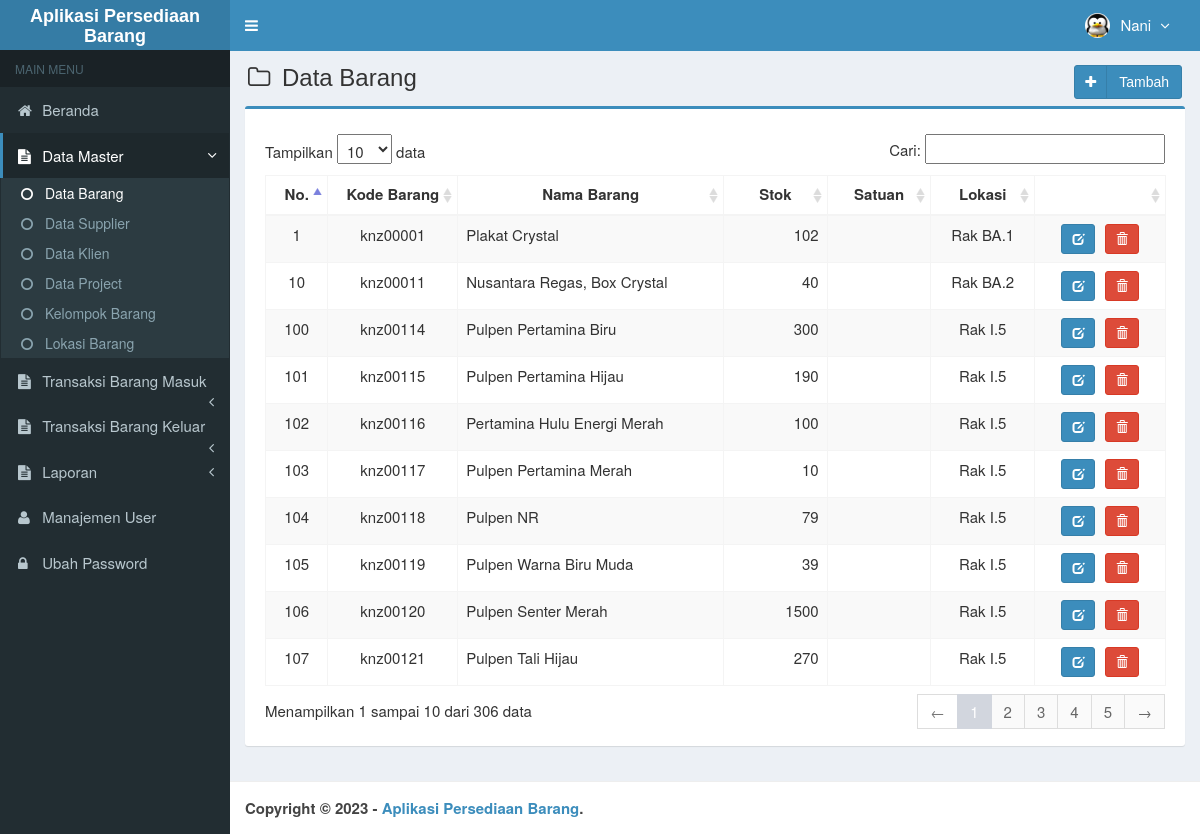
/main.php?module=barang (signed in), run on the app's committed database.
### tables this page shows
CREATE TABLE `is_users` (
  `id_user` int(3) NOT NULL,
  `username` varchar(50) NOT NULL,
  `nama_user` varchar(50) NOT NULL,
  `password` varchar(50) NOT NULL,
  `email` varchar(50) DEFAULT NULL,
  `telepon` varchar(13) DEFAULT NULL,
  `foto` varchar(100) DEFAULT NULL,
  `hak_akses` enum('Super Admin','Manajer','Gudang') NOT NULL,
  `status` enum('aktif','blokir') NOT NULL DEFAULT 'aktif',
  `created_at` timestamp NOT NULL DEFAULT current_timestamp(),
  `updated_at` timestamp NOT NULL DEFAULT current_timestamp() ON UPDATE current_timestamp()
);

CREATE TABLE `is_barang` (
  `id_barang` int(8) NOT NULL,
  `kode_barang` varchar(8) NOT NULL,
  `nama_barang` varchar(50) NOT NULL,
  `harga_beli` int(11) NOT NULL,
  `harga_jual` int(11) NOT NULL,
  `satuan` varchar(20) NOT NULL,
  `kode_kb` varchar(7) NOT NULL,
  `kode_lokasi` varchar(8) NOT NULL,
  `stok` int(11) NOT NULL,
  `keterangan` varchar(100) NOT NULL,
  `created_user` int(3) NOT NULL,
  `created_date` timestamp NOT NULL DEFAULT current_timestamp(),
  `updated_user` int(3) NOT NULL,
  `updated_date` timestamp NOT NULL DEFAULT current_timestamp() ON UPDATE current_timestamp()
);

CREATE TABLE `lokasi` (
  `id_lokasi` int(7) NOT NULL,
  `kode_lokasi` varchar(8) NOT NULL,
  `nama_lokasi` varchar(20) NOT NULL,
  `gedung` varchar(20) NOT NULL
);

### modules/barang/view.php (the view, shortened to what this page needs)
<section class="content-header">
  <h1>
    <i class="fa fa-folder-o icon-title"></i> Data Barang
    <a class="btn btn-primary btn-social pull-right" href="?module=form_barang&form=add" title="Tambah Data" data-toggle="tooltip">
      <i class="fa fa-plus"></i> Tambah
    </a>
  </h1>
</section>
<section class="content">
  <div class="row">
    <div class="col-md-12">
      <div class="box box-primary">
        <div class="box-body">
          <table id="dataTables1" class="table table-bordered table-striped table-hover">
            <thead>
              <tr>
                <th class="center">No.</th>
                <th class="center">Kode Barang</th>
                <th class="center">Nama Barang</th>
                <th class="center">Stok</th>
                <th class="center">Satuan</th>
                <th class="center">Lokasi</th>
                <th></th>
              </tr>
            </thead>
            <tbody>
            <?php
            $no = 1;
             $query = mysqli_query($mysqli, "SELECT a.kode_barang,a.nama_barang,a.stok,a.kode_lokasi,a.satuan,b.kode_lokasi,b.nama_lokasi
                                            FROM is_barang as a INNER JOIN lokasi as b ON a.kode_lokasi=b.kode_lokasi ")
                                            or die('Ada kesalahan pada query tampil Data barang Masuk: '.mysqli_error($mysqli));
            while ($data = mysqli_fetch_assoc($query)) {
              echo "<tr>
                      <td width='30' class='center'>$no</td>
                      <td width='80' class='center'>$data[kode_barang]</td>
                      <td width='180'>$data[nama_barang]</td>
                      <td width='60' align='right'>$data[stok]</td>
                      <td width='60' class='center'>$data[satuan]</td>
                      <td width='60' class='center'>$data[nama_lokasi]</td>
                      <td class='center' width='80'>
                        <div>
                          <a data-toggle='tooltip' data-placement='top' title='Ubah' style='margin-right:5px' class='btn btn-primary btn-sm' href='?module=form_barang&form=edit&id=$data[kode_barang]'>
                              <i style='color:#fff' class='glyphicon glyphicon-edit'></i>
                          </a>";
            ?>
                          <a data-toggle="tooltip" data-placement="top" title="Hapus" class="btn btn-danger btn-sm" href="modules/barang/proses.php?act=delete&id=<?php echo $data['kode_barang'];?>" onclick="return confirm('Anda yakin ingin menghapus barang <?php echo $data['nama_barang']; ?> ?');">
                              <i style="color:#fff" class="glyphicon glyphicon-trash"></i>
                          </a>
            <?php
              echo "    </div>
                      </td>
                    </tr>";
              $no++;
            }
            ?>
            </tbody>
          </table>
        </div>
      </div>
    </div>
  </div>
</section><!-- /.content

### top-menu.php (shortened to what this page needs)
<?php
require_once "config/database.php";
$query = mysqli_query($mysqli, "SELECT id_user, nama_user, foto, hak_akses FROM is_users WHERE id_user='$_SESSION[id_user]'")
                                or die('Ada kesalahan pada query tampil Manajemen User: '.mysqli_error($mysqli));
$data = mysqli_fetch_assoc($query);
?>
<li class="dropdown user user-menu">
  <a href="#" class="dropdown-toggle" data-toggle="dropdown">
  <?php
  if ($data['foto']=="") { ?>
    <img src="images/user/user-default.png" class="user-image" alt="User Image"/>
  <?php
  }
  else { ?>
    <img src="images/user/<?php echo $data['foto']; ?>" class="user-image" alt="User Image"/>
  <?php
  }
  ?>
    <span class="hidden-xs"><?php echo $data['nama_user']; ?> <i style="margin-left:5px" class="fa fa-angle-down"></i></span>
  </a>
</li>

### assets/css/style.css (style rules this page uses)
.btn-social *:first-child { border-right: 1px solid rgba(0, 0, 0, 0.1); bottom: 0; font-size: 1em !important; left: 0; line-height: 32px !important; position: absolute; text-align: center; top: 0; width: 32px !important; }
.content-header { padding: 15px 18px 0; position: relative; }
.center { text-align:center; }
.icon-title { margin-right: 5px; }
body { background-color: #fff; color: #333; font-size: 15px; line-height: 1.42857; }

### data on the page
is_users: foto (picture), nama_user "Nani"
is_barang: kode_barang "knz00001", nama_barang "Plakat Crystal", stok "102", lokasi.nama_lokasi "Rak BA.1"
is_barang: kode_barang "knz00011", nama_barang "Nusantara Regas, Box Crystal", stok "40", lokasi.nama_lokasi "Rak BA.2"
is_barang: kode_barang "knz00114", nama_barang "Pulpen Pertamina Biru", stok "300", lokasi.nama_lokasi "Rak I.5"
is_barang: kode_barang "knz00115", nama_barang "Pulpen Pertamina Hijau", stok "190", lokasi.nama_lokasi "Rak I.5"
is_barang: kode_barang "knz00116", nama_barang "Pertamina Hulu Energi Merah", stok "100", lokasi.nama_lokasi "Rak I.5"
is_barang: kode_barang "knz00117", nama_barang "Pulpen Pertamina Merah", stok "10", lokasi.nama_lokasi "Rak I.5"
is_barang: kode_barang "knz00118", nama_barang "Pulpen NR", stok "79", lokasi.nama_lokasi "Rak I.5"
is_barang: kode_barang "knz00119", nama_barang "Pulpen Warna Biru Muda", stok "39", lokasi.nama_lokasi "Rak I.5"
is_barang: kode_barang "knz00120", nama_barang "Pulpen Senter Merah", stok "1500", lokasi.nama_lokasi "Rak I.5"
is_barang: kode_barang "knz00121", nama_barang "Pulpen Tali Hijau", stok "270", lokasi.nama_lokasi "Rak I.5"
